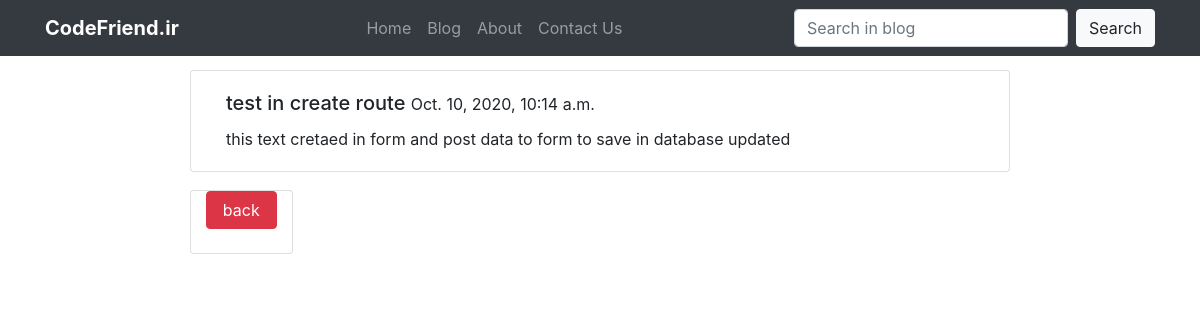
The app's page /post/4/ with its own data.
### post/models.py (models this page shows, shortened)
class Post(models.Model):
    title = models.CharField(max_length=120, verbose_name= "عنوان")
    content = models.TextField( verbose_name= "متن")
    published_date = models.DateTimeField( verbose_name= "تاریخ انتشار",auto_now_add=True)
    def get_absolute_url(self):
         return "/post/%i/" % self.id

### post/views.py (the view)
# urls.py: re_path(r'^(?P<id>\d+)/$', detail_view,name="detail"),
def detail_view(request, id):
    post = get_object_or_404(Post,id=id)
    return render(request,'post/detail.html',{"post":post})

### templates/post/detail.html (shortened to what this page needs)
{% extends 'base.html' %}
{% block body %}
<div class="row">
    <div class="card col-md-8 offset-md-2" >
       <div class="card-body">
         <h5 class="card-title">{{ post.title }} <small> {{ post.published_date }} </small> </h5>
         <p class="card-text">{{ post.content }}</p>
       </div>
     </div> <br>
     <div class="card col-md-1 offset-md-2">
        <a  href="{% url 'index' %}" class="btn btn-danger"> back </a> <br>
        </div>
</div>
{% endblock %}

### masoud/static/css/style.css (style rules this page uses)
body { padding-top: 70px; }
.card { margin-bottom: 18px; }

### records on screen
Post: title "test in create route", published_date "Oct. 10, 2020, 10:14 a.m.", content "this text cretaed in form and post data to form to save in database updated"
